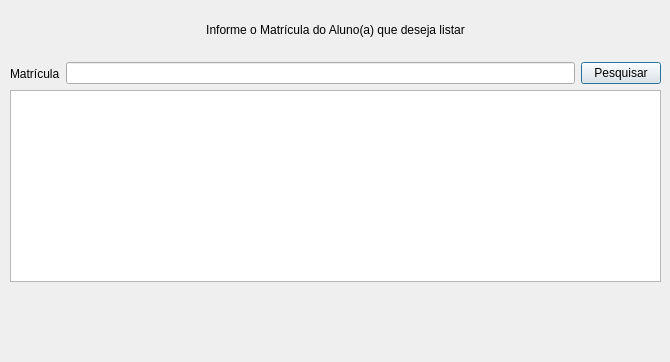
<?xml version="1.0" encoding="UTF-8"?>
<ui version="4.0">
 <class>formpesquisaaluno</class>
 <widget class="QDialog" name="formpesquisaaluno">
  <property name="geometry">
   <rect>
    <x>0</x>
    <y>0</y>
    <width>670</width>
    <height>362</height>
   </rect>
  </property>
  <property name="windowTitle">
   <string>Dialog</string>
  </property>
  <widget class="QWidget" name="layoutWidget">
   <property name="geometry">
    <rect>
     <x>10</x>
     <y>60</y>
     <width>651</width>
     <height>27</height>
    </rect>
   </property>
   <layout class="QHBoxLayout" name="horizontalLayout">
    <item>
     <widget class="QLabel" name="label">
      <property name="text">
       <string>Matrícula</string>
      </property>
     </widget>
    </item>
    <item>
     <widget class="QLineEdit" name="matricula_pesquisa"/>
    </item>
    <item>
     <widget class="QPushButton" name="btn_pesquisa">
      <property name="text">
       <string>Pesquisar</string>
      </property>
     </widget>
    </item>
   </layout>
  </widget>
  <widget class="QLabel" name="label_2">
   <property name="geometry">
    <rect>
     <x>0</x>
     <y>20</y>
     <width>671</width>
     <height>20</height>
    </rect>
   </property>
   <property name="text">
    <string>Informe o Matrícula do Aluno(a) que deseja listar</string>
   </property>
   <property name="alignment">
    <set>Qt::AlignCenter</set>
   </property>
  </widget>
  <widget class="QTableWidget" name="tableWidget">
   <property name="geometry">
    <rect>
     <x>10</x>
     <y>90</y>
     <width>651</width>
     <height>192</height>
    </rect>
   </property>
  </widget>
 </widget>
 <resources/>
 <connections/>
</ui>
